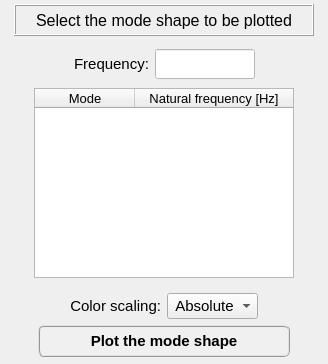
<?xml version="1.0" encoding="UTF-8"?>
<ui version="4.0">
 <class>Form</class>
 <widget class="QWidget" name="Form">
  <property name="geometry">
   <rect>
    <x>0</x>
    <y>0</y>
    <width>328</width>
    <height>364</height>
   </rect>
  </property>
  <property name="windowTitle">
   <string>Form</string>
  </property>
  <layout class="QGridLayout" name="gridLayout_2">
   <property name="leftMargin">
    <number>4</number>
   </property>
   <property name="topMargin">
    <number>4</number>
   </property>
   <property name="rightMargin">
    <number>4</number>
   </property>
   <property name="bottomMargin">
    <number>4</number>
   </property>
   <property name="spacing">
    <number>4</number>
   </property>
   <item row="0" column="0">
    <widget class="QFrame" name="frame">
     <property name="minimumSize">
      <size>
       <width>0</width>
       <height>32</height>
      </size>
     </property>
     <property name="maximumSize">
      <size>
       <width>16777215</width>
       <height>32</height>
      </size>
     </property>
     <property name="frameShape">
      <enum>QFrame::NoFrame</enum>
     </property>
     <property name="frameShadow">
      <enum>QFrame::Plain</enum>
     </property>
     <property name="lineWidth">
      <number>1</number>
     </property>
     <layout class="QGridLayout" name="gridLayout">
      <property name="leftMargin">
       <number>10</number>
      </property>
      <property name="topMargin">
       <number>0</number>
      </property>
      <property name="rightMargin">
       <number>10</number>
      </property>
      <property name="bottomMargin">
       <number>0</number>
      </property>
      <property name="spacing">
       <number>0</number>
      </property>
      <item row="0" column="0">
       <widget class="QLabel" name="label_title">
        <property name="minimumSize">
         <size>
          <width>0</width>
          <height>32</height>
         </size>
        </property>
        <property name="maximumSize">
         <size>
          <width>16777215</width>
          <height>32</height>
         </size>
        </property>
        <property name="font">
         <font>
          <family>MS Shell Dlg 2</family>
          <pointsize>12</pointsize>
          <weight>50</weight>
          <italic>false</italic>
          <bold>false</bold>
         </font>
        </property>
        <property name="frameShape">
         <enum>QFrame::Box</enum>
        </property>
        <property name="frameShadow">
         <enum>QFrame::Raised</enum>
        </property>
        <property name="text">
         <string>Select the mode shape to be plotted</string>
        </property>
        <property name="textFormat">
         <enum>Qt::AutoText</enum>
        </property>
        <property name="alignment">
         <set>Qt::AlignCenter</set>
        </property>
       </widget>
      </item>
     </layout>
    </widget>
   </item>
   <item row="1" column="0">
    <widget class="QFrame" name="frame_2">
     <property name="sizeIncrement">
      <size>
       <width>400</width>
       <height>0</height>
      </size>
     </property>
     <property name="baseSize">
      <size>
       <width>400</width>
       <height>0</height>
      </size>
     </property>
     <property name="frameShape">
      <enum>QFrame::NoFrame</enum>
     </property>
     <property name="frameShadow">
      <enum>QFrame::Plain</enum>
     </property>
     <layout class="QGridLayout" name="gridLayout_5">
      <property name="leftMargin">
       <number>4</number>
      </property>
      <property name="topMargin">
       <number>4</number>
      </property>
      <property name="rightMargin">
       <number>4</number>
      </property>
      <property name="bottomMargin">
       <number>4</number>
      </property>
      <property name="spacing">
       <number>4</number>
      </property>
      <item row="0" column="0">
       <widget class="QFrame" name="frame_5">
        <property name="minimumSize">
         <size>
          <width>0</width>
          <height>40</height>
         </size>
        </property>
        <property name="maximumSize">
         <size>
          <width>16777215</width>
          <height>40</height>
         </size>
        </property>
        <property name="frameShape">
         <enum>QFrame::NoFrame</enum>
        </property>
        <property name="frameShadow">
         <enum>QFrame::Raised</enum>
        </property>
        <layout class="QGridLayout" name="gridLayout_4">
         <property name="leftMargin">
          <number>0</number>
         </property>
         <property name="topMargin">
          <number>0</number>
         </property>
         <property name="rightMargin">
          <number>0</number>
         </property>
         <property name="bottomMargin">
          <number>0</number>
         </property>
         <property name="horizontalSpacing">
          <number>6</number>
         </property>
         <property name="verticalSpacing">
          <number>0</number>
         </property>
         <item row="0" column="1">
          <widget class="QLabel" name="label_4">
           <property name="minimumSize">
            <size>
             <width>0</width>
             <height>30</height>
            </size>
           </property>
           <property name="maximumSize">
            <size>
             <width>16777215</width>
             <height>30</height>
            </size>
           </property>
           <property name="font">
            <font>
             <family>MS Shell Dlg 2</family>
             <pointsize>11</pointsize>
             <weight>50</weight>
             <bold>false</bold>
            </font>
           </property>
           <property name="text">
            <string>Frequency:</string>
           </property>
           <property name="alignment">
            <set>Qt::AlignCenter</set>
           </property>
          </widget>
         </item>
         <item row="0" column="2">
          <widget class="QLineEdit" name="lineEdit_natural_frequency">
           <property name="enabled">
            <bool>false</bool>
           </property>
           <property name="minimumSize">
            <size>
             <width>100</width>
             <height>30</height>
            </size>
           </property>
           <property name="maximumSize">
            <size>
             <width>100</width>
             <height>30</height>
            </size>
           </property>
           <property name="font">
            <font>
             <family>MS Shell Dlg 2</family>
             <pointsize>10</pointsize>
             <weight>50</weight>
             <italic>false</italic>
             <bold>false</bold>
            </font>
           </property>
           <property name="styleSheet">
            <string notr="true">background-color: rgb(255, 255, 255);
color: rgb(0, 0, 255);</string>
           </property>
           <property name="alignment">
            <set>Qt::AlignCenter</set>
           </property>
          </widget>
         </item>
         <item row="0" column="3">
          <widget class="QFrame" name="frame_6">
           <property name="frameShape">
            <enum>QFrame::NoFrame</enum>
           </property>
           <property name="frameShadow">
            <enum>QFrame::Raised</enum>
           </property>
          </widget>
         </item>
         <item row="0" column="0">
          <widget class="QFrame" name="frame_7">
           <property name="frameShape">
            <enum>QFrame::NoFrame</enum>
           </property>
           <property name="frameShadow">
            <enum>QFrame::Raised</enum>
           </property>
          </widget>
         </item>
        </layout>
       </widget>
      </item>
      <item row="1" column="0">
       <widget class="QFrame" name="frame_4">
        <property name="frameShape">
         <enum>QFrame::NoFrame</enum>
        </property>
        <property name="frameShadow">
         <enum>QFrame::Raised</enum>
        </property>
        <layout class="QGridLayout" name="gridLayout_3">
         <property name="leftMargin">
          <number>0</number>
         </property>
         <property name="topMargin">
          <number>0</number>
         </property>
         <property name="rightMargin">
          <number>0</number>
         </property>
         <property name="bottomMargin">
          <number>0</number>
         </property>
         <property name="spacing">
          <number>0</number>
         </property>
         <item row="0" column="0">
          <widget class="QTreeWidget" name="treeWidget_frequencies">
           <property name="minimumSize">
            <size>
             <width>260</width>
             <height>0</height>
            </size>
           </property>
           <property name="maximumSize">
            <size>
             <width>260</width>
             <height>600</height>
            </size>
           </property>
           <property name="font">
            <font>
             <family>MS Shell Dlg 2</family>
             <pointsize>10</pointsize>
             <weight>50</weight>
             <italic>false</italic>
             <bold>false</bold>
            </font>
           </property>
           <property name="toolTip">
            <string>&lt;html&gt;&lt;head/&gt;&lt;body&gt;&lt;p&gt;Select the mode shape to be plotted&lt;/p&gt;&lt;/body&gt;&lt;/html&gt;</string>
           </property>
           <property name="alternatingRowColors">
            <bool>true</bool>
           </property>
           <property name="indentation">
            <number>0</number>
           </property>
           <column>
            <property name="text">
             <string>Mode</string>
            </property>
            <property name="font">
             <font>
              <family>MS Shell Dlg 2</family>
              <pointsize>10</pointsize>
              <weight>50</weight>
              <italic>false</italic>
              <bold>false</bold>
             </font>
            </property>
            <property name="textAlignment">
             <set>AlignCenter</set>
            </property>
           </column>
           <column>
            <property name="text">
             <string notr="true">Natural frequency [Hz]</string>
            </property>
            <property name="font">
             <font>
              <family>MS Shell Dlg 2</family>
              <pointsize>10</pointsize>
              <weight>50</weight>
              <italic>false</italic>
              <bold>false</bold>
             </font>
            </property>
            <property name="textAlignment">
             <set>AlignCenter</set>
            </property>
           </column>
          </widget>
         </item>
        </layout>
       </widget>
      </item>
     </layout>
    </widget>
   </item>
   <item row="2" column="0">
    <widget class="QFrame" name="frame_3">
     <property name="minimumSize">
      <size>
       <width>0</width>
       <height>40</height>
      </size>
     </property>
     <property name="maximumSize">
      <size>
       <width>16777215</width>
       <height>100</height>
      </size>
     </property>
     <property name="frameShape">
      <enum>QFrame::NoFrame</enum>
     </property>
     <property name="frameShadow">
      <enum>QFrame::Plain</enum>
     </property>
     <layout class="QGridLayout" name="gridLayout_8">
      <property name="leftMargin">
       <number>4</number>
      </property>
      <property name="topMargin">
       <number>4</number>
      </property>
      <property name="rightMargin">
       <number>4</number>
      </property>
      <property name="bottomMargin">
       <number>4</number>
      </property>
      <property name="spacing">
       <number>4</number>
      </property>
      <item row="0" column="0">
       <widget class="QFrame" name="frame_scalling">
        <property name="minimumSize">
         <size>
          <width>0</width>
          <height>32</height>
         </size>
        </property>
        <property name="frameShape">
         <enum>QFrame::NoFrame</enum>
        </property>
        <property name="frameShadow">
         <enum>QFrame::Raised</enum>
        </property>
        <layout class="QGridLayout" name="gridLayout_6">
         <property name="leftMargin">
          <number>0</number>
         </property>
         <property name="topMargin">
          <number>0</number>
         </property>
         <property name="rightMargin">
          <number>0</number>
         </property>
         <property name="bottomMargin">
          <number>0</number>
         </property>
         <property name="horizontalSpacing">
          <number>6</number>
         </property>
         <property name="verticalSpacing">
          <number>0</number>
         </property>
         <item row="0" column="1">
          <widget class="QLabel" name="label_2">
           <property name="font">
            <font>
             <pointsize>11</pointsize>
            </font>
           </property>
           <property name="text">
            <string>Color scaling:</string>
           </property>
           <property name="alignment">
            <set>Qt::AlignRight|Qt::AlignTrailing|Qt::AlignVCenter</set>
           </property>
          </widget>
         </item>
         <item row="0" column="0">
          <widget class="QFrame" name="frame_9">
           <property name="frameShape">
            <enum>QFrame::NoFrame</enum>
           </property>
           <property name="frameShadow">
            <enum>QFrame::Raised</enum>
           </property>
          </widget>
         </item>
         <item row="0" column="3">
          <widget class="QFrame" name="frame_10">
           <property name="frameShape">
            <enum>QFrame::NoFrame</enum>
           </property>
           <property name="frameShadow">
            <enum>QFrame::Raised</enum>
           </property>
          </widget>
         </item>
         <item row="0" column="2">
          <widget class="QComboBox" name="comboBox_color_scaling">
           <property name="font">
            <font>
             <pointsize>11</pointsize>
            </font>
           </property>
           <item>
            <property name="text">
             <string> Absolute</string>
            </property>
           </item>
           <item>
            <property name="text">
             <string> Ux</string>
            </property>
           </item>
           <item>
            <property name="text">
             <string> Uy</string>
            </property>
           </item>
           <item>
            <property name="text">
             <string> Uz</string>
            </property>
           </item>
          </widget>
         </item>
        </layout>
       </widget>
      </item>
      <item row="1" column="0">
       <widget class="QFrame" name="frame_plot_button">
        <property name="minimumSize">
         <size>
          <width>0</width>
          <height>32</height>
         </size>
        </property>
        <property name="frameShape">
         <enum>QFrame::NoFrame</enum>
        </property>
        <property name="frameShadow">
         <enum>QFrame::Raised</enum>
        </property>
        <layout class="QGridLayout" name="gridLayout_7">
         <property name="leftMargin">
          <number>0</number>
         </property>
         <property name="topMargin">
          <number>0</number>
         </property>
         <property name="rightMargin">
          <number>0</number>
         </property>
         <property name="bottomMargin">
          <number>0</number>
         </property>
         <property name="spacing">
          <number>0</number>
         </property>
         <item row="0" column="0">
          <widget class="QPushButton" name="pushButton_plot">
           <property name="minimumSize">
            <size>
             <width>252</width>
             <height>32</height>
            </size>
           </property>
           <property name="maximumSize">
            <size>
             <width>252</width>
             <height>32</height>
            </size>
           </property>
           <property name="font">
            <font>
             <family>MS Shell Dlg 2</family>
             <pointsize>11</pointsize>
             <weight>75</weight>
             <italic>false</italic>
             <bold>true</bold>
            </font>
           </property>
           <property name="styleSheet">
            <string notr="true">QPushButton{border-radius: 6px; border-color: rgb(150, 150, 150); border-style: ridge; border-width: 2px; color: rgb(0, 0, 0); background-color: rgb(240, 240, 240); font: 75 bold 11pt &quot;MS Shell Dlg 2&quot;}
QPushButton:hover{border-radius: 6px; border-color: rgb(0, 170, 255); border-style: ridge; border-width: 2px; color: rgb(0, 0, 0); background-color: rgba(174, 213, 255, 100); font: 75 bold 11pt &quot;MS Shell Dlg 2&quot;}
QPushButton:pressed{border-radius: 6px; border-color: rgb(0, 170, 255); border-style: ridge; border-width: 3px; color: rgb(0, 0, 0); background-color: rgb(174, 213, 255); font: 75 bold 11pt &quot;MS Shell Dlg 2&quot;}</string>
           </property>
           <property name="text">
            <string>Plot the mode shape</string>
           </property>
          </widget>
         </item>
        </layout>
       </widget>
      </item>
     </layout>
    </widget>
   </item>
  </layout>
 </widget>
 <resources/>
 <connections/>
</ui>
